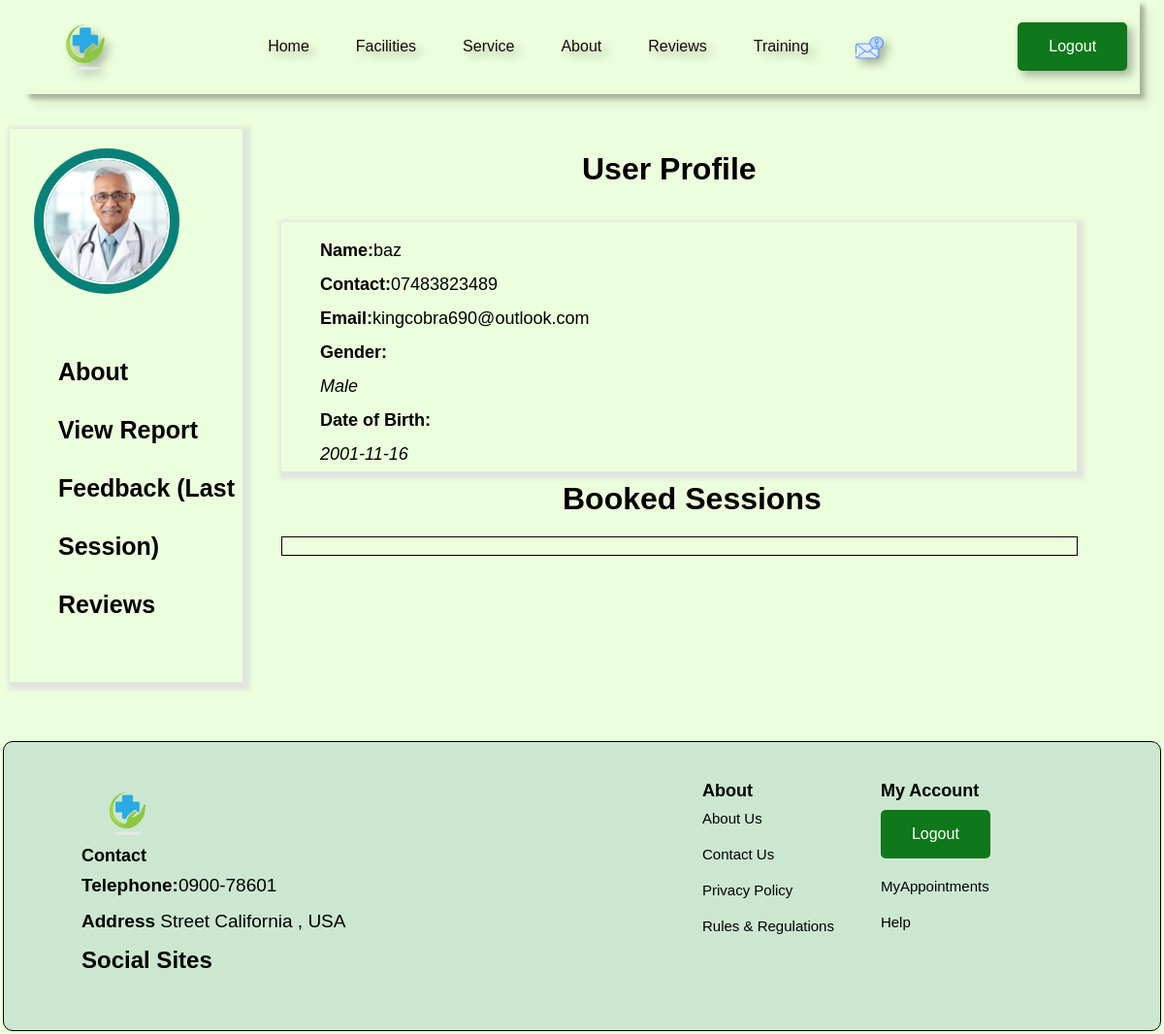
Before: /profile/ (signed in) with the older database file.
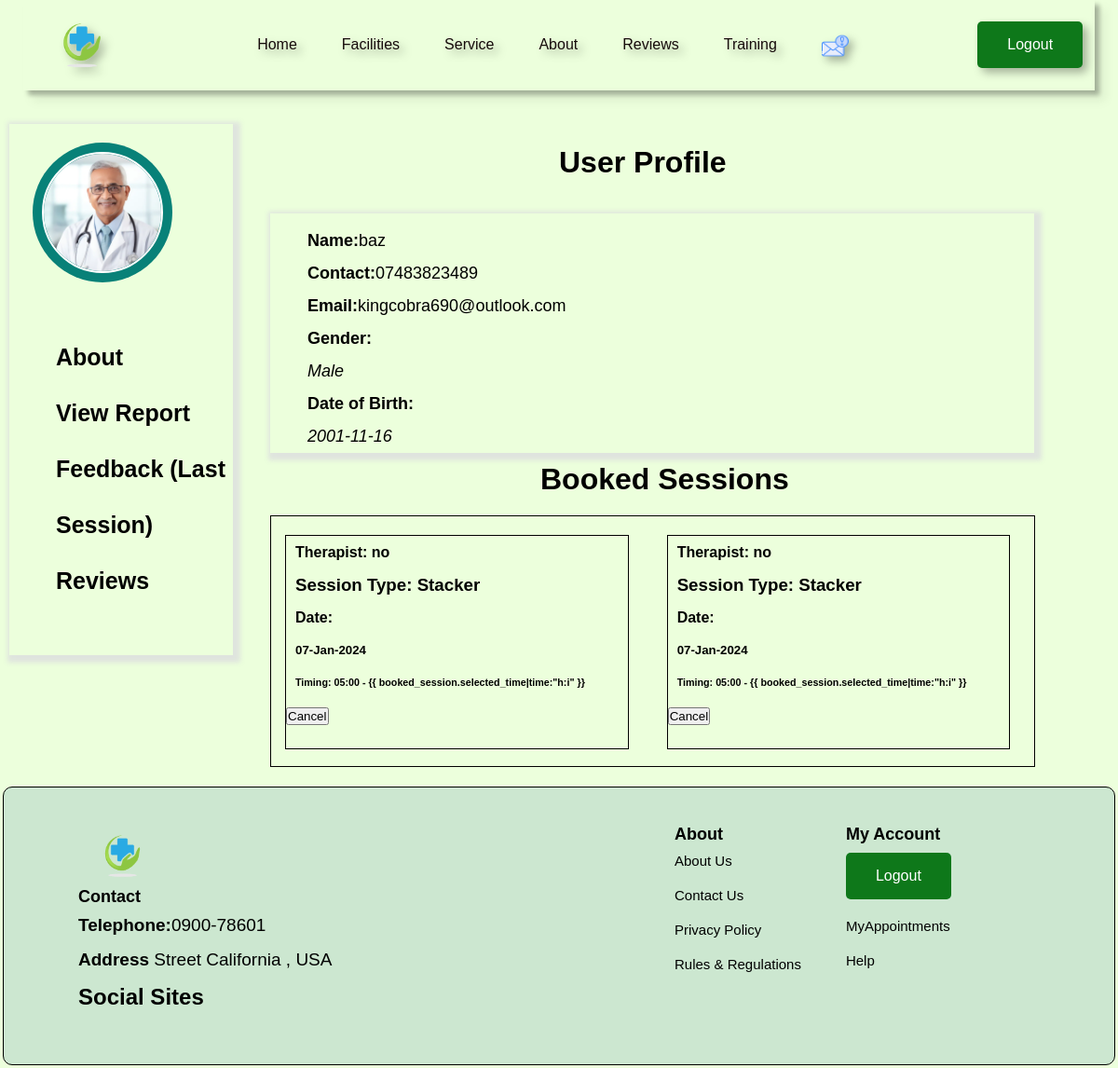
After: the same page with the newer database file.
### module1/models.py (models this page shows, shortened)
class Patient(models.Model):
    user = models.OneToOneField(User, on_delete=models.CASCADE)
    gender = models.CharField(max_length=10)
    dob = models.CharField(max_length=3)
    phone_no = models.CharField(max_length=20)
    age = models.CharField(max_length=3)
    progress_percentage = models.IntegerField(default=0)
    def __str__(self):
        return f"{self.user.username}"

class BookedSession(models.Model):
    therapist = models.ForeignKey(Therapist, on_delete=models.CASCADE)
    patient = models.ForeignKey(Patient, on_delete=models.CASCADE)
    session_type = models.CharField(max_length=50, default="Regular", blank=True, null=True)
    amount = models.DecimalField(max_digits=10, decimal_places=2)
    selected_time = models.DateTimeField(max_length=10, blank=True, null=True)
    payment_method = models.CharField(max_length=50, default='nayapay')

class Therapist(models.Model):
    user = models.OneToOneField(User, on_delete=models.CASCADE)
    qualification = models.CharField(max_length=50)
    gender = models.CharField(max_length=10)
    phone_no = models.CharField(max_length=15)
    specialization = models.CharField(max_length=50)
    earnings = models.DecimalField(max_digits=10, decimal_places=2, default=1000.0)

### module1/views.py (the view)
# urls.py: path('profile/', views.profile, name='profile'),
def profile(request):
    user = request.user
    recent_notifications = Notification.objects.filter(user=user)[:3]
    patient = get_object_or_404(Patient, user=user)
    print(patient)
    booked_sessions = BookedSession.objects.filter(patient=patient)
    print(user)
    context = {'user': user, 'booked_sessions': booked_sessions, 'notif': recent_notifications}
    print(context)
    return render(request, 'patient_profile.html', context)

### Templates/patient_profile.html (shortened to what this page needs)
<!DOCTYPE html>
<html lang="en">
<head>
    {% load static %}
    <link rel="stylesheet" href="{% static 'style.css' %}">
    <link rel="stylesheet" href="{% static 'userprofile.css' %}">
</head>
<body>
<nav>
    <div class="nav-logo">
        <a href="#"><img src="{% static 'images/clinic.png' %}"></a>
    </div>
    <ul class="nav-link">
        <li class="link"><a href="{% url 'index' %}">Home</a></li>
        <li class="link"><a href="{% url 'service' %}">Facilities</a></li>
        <li class="link"><a href="{% url 'sessions' %}">Service</a></li>
        <li class="link"><a href="#">About</a></li>
        <li class="link"><a href="#">Reviews</a></li>
        <li class="link"><a href="#">Training</a></li>
        <li class="link"><a href="#" class="btn-login">
            <img src="{% static 'images/notif.png' %}"
                 style="height: 28px; width: 29px; padding-top: 2px; padding-top:-4px;" alt="Notification Bell"></a>
        </li>
    </ul>
    <a href="{% url 'logout' %}">
        <button class="btn">Logout</button>
    </a>
</nav>
<br><br>
<div class="wow">
    <div class="side-box">
        <div class="card-image">
            <img src="{% static 'images/Doc1.webp' %}/" class="card-img" alt="">
        </div>
        <div class="list">
            <a href="#about">
                <div>About</div>
            </a>
            <a href="{% url 'view_report' %}">
                <div>View Report</div>
            </a>
            <a href="{% url 'unviewed_feedbacks' %}">
                <div>Feedback (Last Session)</div>
            </a>
            <a href="#about">
                <div>Reviews</div>
            </a>
        </div>
    </div>
    <div class="adjust"><br>
        <div style="margin-top:5px; margin-left: 350px;" id="about">
            <h1>User Profile</h1>
        </div>
        <br><br>
        <div class="middle-box">
            <div class="profile-info">
                <div class="profile-info1">
                    <div style="display: flex;">
                        <h4>Name: </h4> {{ user.username }}
                    </div>
                    <div style="display: flex;">
                        <h4>Contact:</h4>{{ user.patient.phone_no }}
                    </div>
                    <div style="display: flex;">
                        <h4>Email:</h4> {{ user.patient.user.email }}
                    </div>
                    <div>
                        <h4>Gender: </h4><em>{{ user.patient.gender }}</em>
                    </div>
                    <div>
                        <h4>Date of Birth: </h4><em>{{ user.patient.dob }}</em>
                    </div>
                </div>
            </div>
        </div>
        <div id="booked-sess" style="margin-left: 330px; margin-top: 10px;">
            <h1>Booked Sessions</h1>
        </div>
        <div class="bs">
            {% for booked_session in booked_sessions %}
            <div class="bst">
                <div class="bst-content">
                    <h4>Therapist: {{ booked_session.therapist.user.username }}</h4>
                    <h3>Session Type: {{ booked_session.session_type }}</h3>
                    <h4>Date:</h4>
                    <h5>{{ booked_session.selected_time|date:"d-M-Y" }}</h5>
                    <h6>Timing: {{ booked_session.selected_time|time:"h:i" }} - {{
                        booked_session.selected_time|time:"h:i" }}</h6>
                </div>
                <div>
                    <form method="post" action="{% url 'cancel_booking' booked_session_id=booked_session.id %}" class="cancel-form">
                        <button type="submit">Cancel</button>
                    </form>
                </div>
            </div>
            {% endfor %}
        </div>
    </div>
</div>
<br>
<footer class="sec-p1">
    <div class="c1">
        <img style="width: 16%;" src="images/clinic.png" alt="logo">
        <h3>Contact</h3>
        <p><Strong>Telephone:</strong>0900-78601</p>
        <p><strong>Address</strong> Street California , USA</p>
        <h2>Social Sites</h2>
        <div class="social">
            <i class="fab fa-facebook"></i>
            <i class="fab fa-instagram"></i>
            <i class="fab fa-twitter"></i>
            <i class="fab fa-youtube"></i>
        </div>
    </div>
    <div class="c1">
        <h3>About</h3>
        <a href="#">About Us</a>
        <a href="#">Contact Us</a>
        <a href="#">Privacy Policy</a>
        <a href="#">Rules & Regulations</a>
    </div>
    <div class="c1">
        <h3>My Account</h3>
        <a href="{% url 'logout' %}">
            <button class="btn">Logout</button>
        </a>
        <a href="#">MyAppointments</a>
        <a href="#">Help</a>
    </div>
</footer>
</body>
</html>

### static/style.css (style rules this page uses)
* { margin: 0; padding: 0; }
body { font-family: 'Gill Sans', 'Gill Sans MT', Calibri, 'Trebuchet MS', sans-serif; background-color: rgb(236, 255, 220); }
.sec-p1 { padding: 60px 90px; margin: 3px 3px; }
* { padding: 0; margin: 0; box-sizing: border-box; }
.btn { padding: 1rem 2rem; outline: none; border: none; font-size: 1rem; color: white; background-color: rgb(14, 120, 26); border-radius: 5px; cursor: pointer; transition: 1s; }
img { width: 100%; display: flex; }
a { text-decoration: none; }
nav { box-shadow: 5px 5px 5px 0px rgba(0, 0, 0, 0.3); filter: drop-shadow(5px 5px 5px rgba(0, 0, 0, 0.3)); max-width: 1150px; margin: auto; padding: 0.8rem 0.8rem; display: flex; align-items: center; justify-content: space-between; gap: 2rem; }
.nav-logo { width: 100px; }
.nav-link { list-style: none; display: flex; align-items: center; gap: 3.0rem; }
.link a { position: relative; padding-bottom: 0.75rem; color: rgb(22, 11, 11); }
.link a::after { content: ""; position: absolute; height: 2px; width: 0; left: 0; bottom: 0; background-color: rgb(19, 173, 42); transition: 0.3s; }
.btn-login { padding: 10px 15px; color: white; cursor: pointer; }
footer { display: flex; flex-wrap: wrap; gap: 3rem; border: 1px solid; border-radius: 10px; background-color: #cce7d0; }
footer .c1 { display: flex; flex-direction: column; align-items: flex-start; }
footer h3 { font-size: 18px; padding-bottom: 9px; }
footer p { font-size: 19px; margin: 0 0 15px 0; }
footer a { font-size: 15px; text-decoration: none; color: black; margin-bottom: 20px; }
footer .social i { cursor: pointer; padding-right: 4px; color: gray; }
.sec-p1 { padding: 40px 80px; }
.card-image { position: relative; height: 150px; width: 150px; border-radius: 50%; padding: 3px; margin-left: 45px; background: #088178; }
.card-image .card-img { height: 100%; width: 100%; object-fit: cover; border-radius: 50%; border: 3px solid #fff; display: flex; justify-content: center; }

### static/userprofile.css (style rules this page uses)
* { margin: 5; padding: 5; }
.wow { display: flex; }
.side-box { margin-left: 10px; width: 20%; box-shadow: 3px 3px 5px 5px rgba(222, 226, 222, 0.9); height: 570px; margin-bottom: 40px; }
.middle-box { box-shadow: 3px 3px 5px 5px rgba(222, 226, 222, 0.9); margin-left: 80px; width: 820px; height: auto; display: flex; margin-left: 40px; }
.card-image { position: relative; height: 150px; width: 150px; border-radius: 60%; padding: 10px; margin-top: 20px; margin-left: 25px; background: #088178; }
.card-image .card-img { height: 100%; width: 100%; object-fit: cover; border-radius: 50%; border: 2px solid #fff; display: flex; justify-content: center; }
.list { margin-left: 50px; margin-top: 50px; font-size: 25px; font-weight: 600; cursor: pointer; left: 50%; line-height: 60px; }
.list a { color: black; }
.profile-info { margin-top: 12px; margin-left: 40px; }
.profile-info1 { font-size: large; line-height: 35px; }
.bs { display: grid; grid-template-columns: repeat(2, 1fr); border:1px solid; height: auto; padding-bottom: 18px; width:95.5%; margin-left: 40px; margin-top: 20px; }
.bst { line-height: 35px; border: 1px solid; height: 230px; width:90%; margin-left: 15px; margin-right: 15px; margin-top: 20px; }
.bst-content { margin-left: 10px; }

Changed rows visible on the page:
added BookedSession: therapist.user.username "no", session_type "Stacker", selected_time "07-Jan-2024", selected_time "05:00"
added BookedSession: therapist.user.username "no", session_type "Stacker", selected_time "07-Jan-2024", selected_time "05:00"
